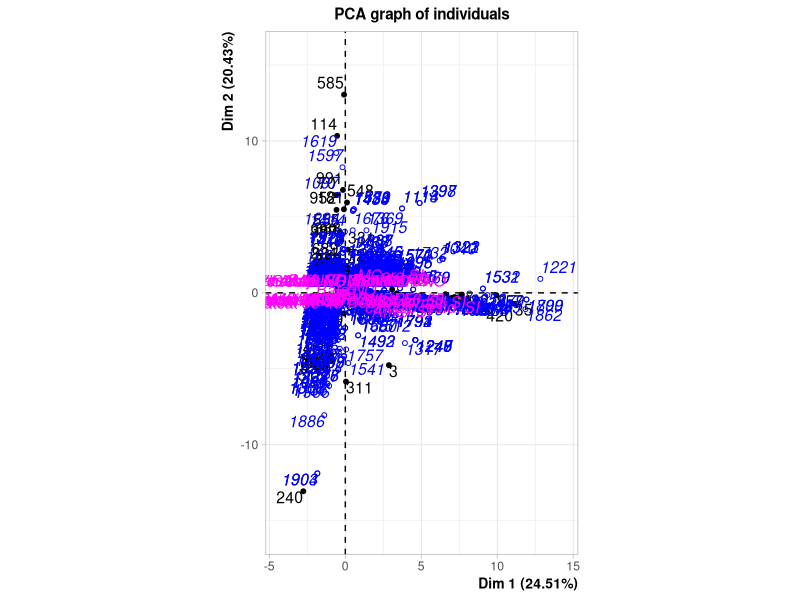
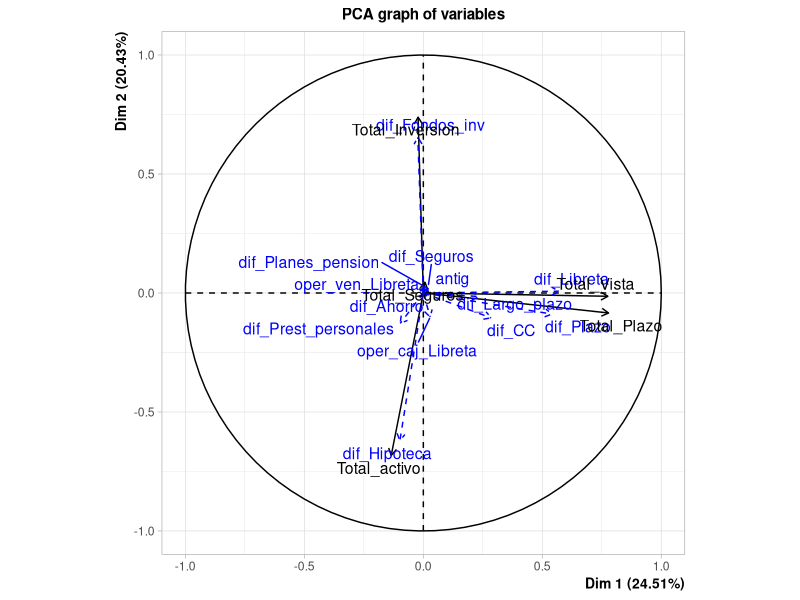
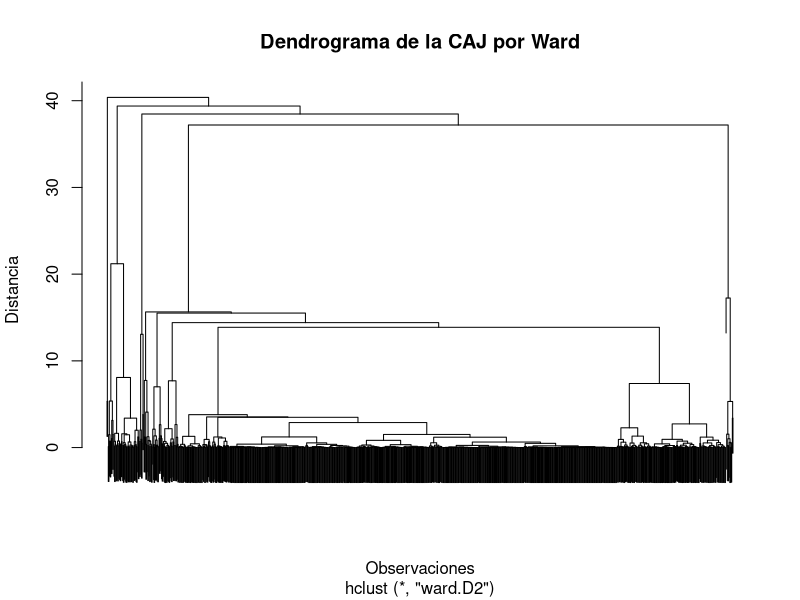
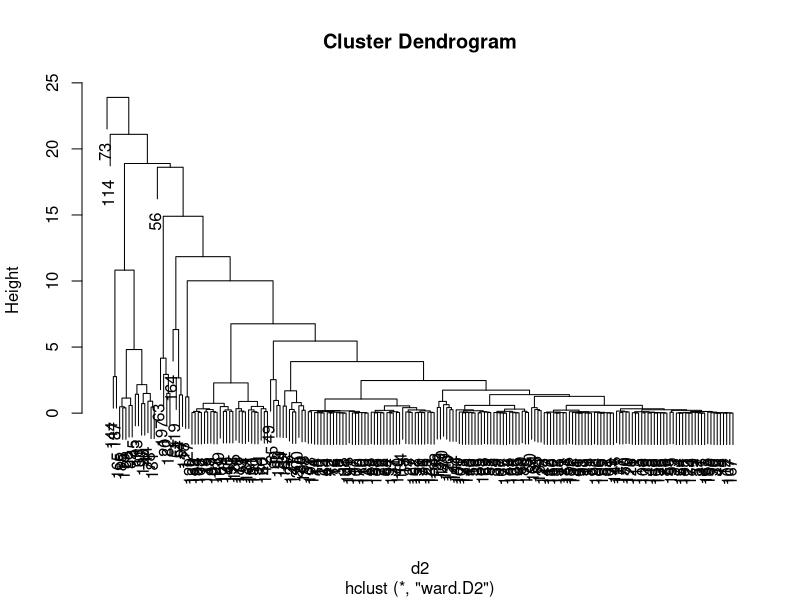
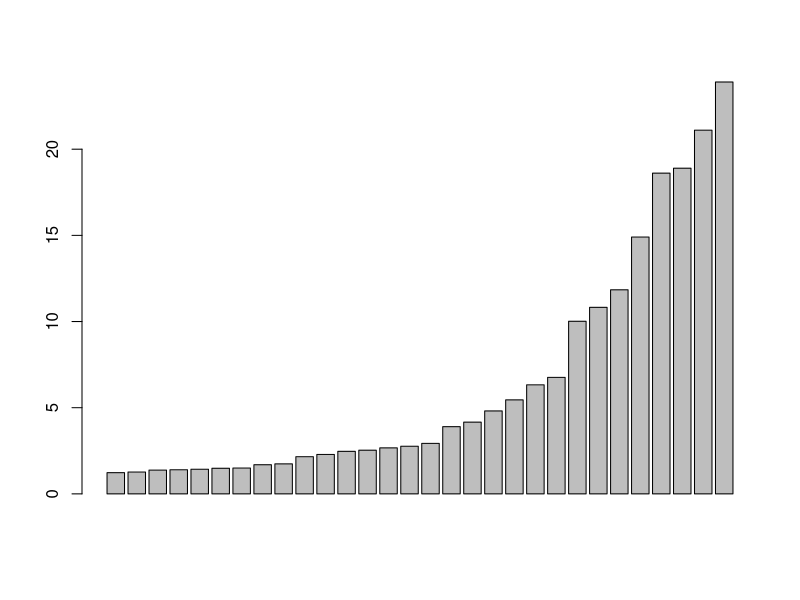
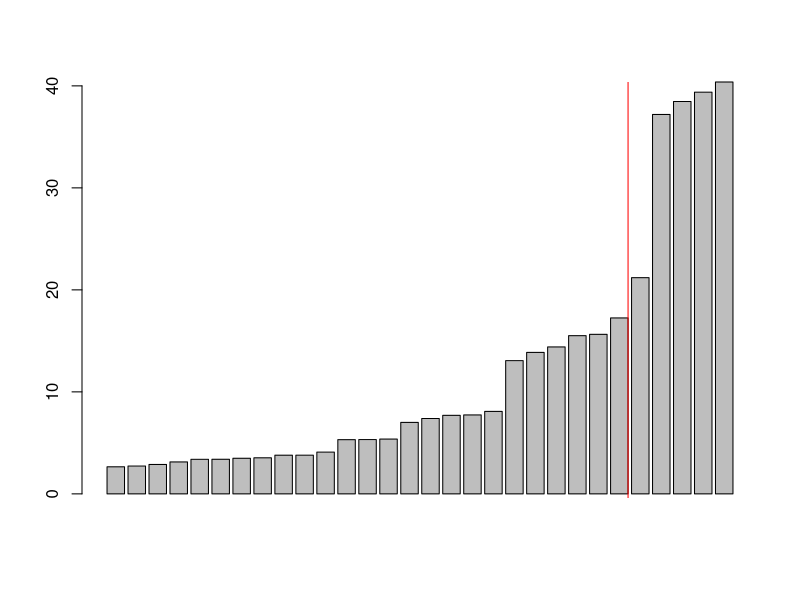
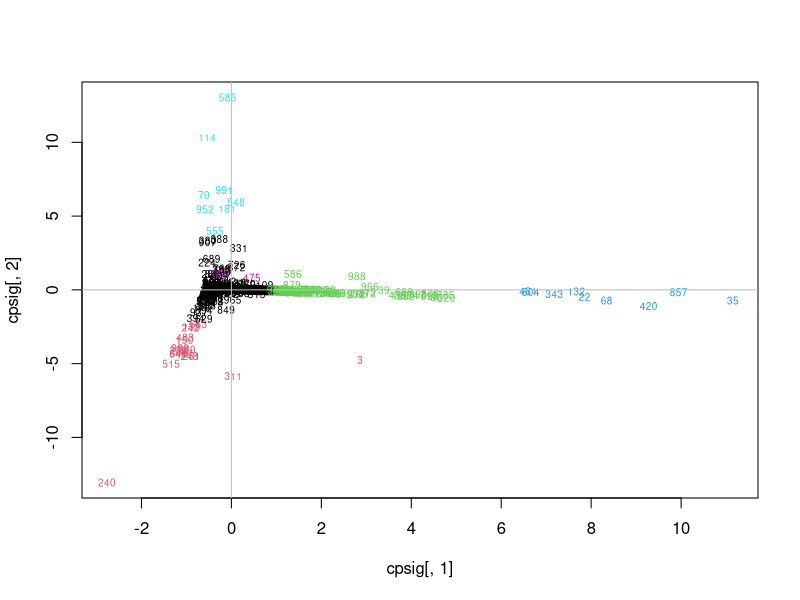
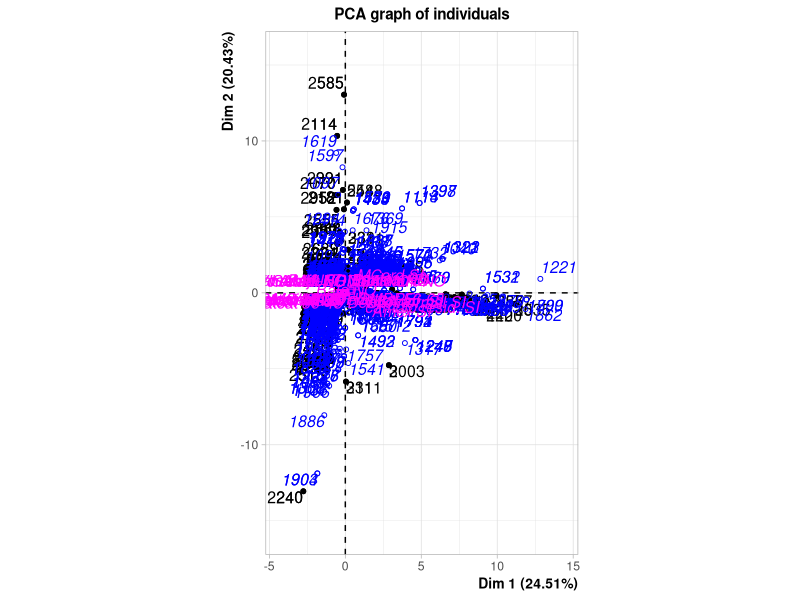

The R script that drew these images, in order:
## ---- chunk 1
library(ggplot2)
library(reshape2)
library(tidyr)
library(dplyr)
library(GGally)
library(stats)
library(cluster)
library(FactoMineR)
## ---- chunk 2
data = read.table("_repository/churn.txt",header=T)
data$sexo[data$sexo == 'No informado'] = 'MUJER'
data$Nomina = replace(data$Nomina, is.na(data$Nomina), 'Nomina NO')
data$Pension = replace(data$Pension, is.na(data$Pension), 'Pension NO')
data$Debito_aff = replace(data$Debito_aff, is.na(data$Debito_aff), 'Debito aff. NO')
data$VISA = replace(data$VISA, is.na(data$VISA), 'VISA NO')
data$MCard = replace(data$MCard, is.na(data$MCard), 'MCard NO')
index_SiBaja = which(data$Baja == 'Baja SI')
## ---- chunk 3
options(ggrepel.max.overlaps = Inf)
nd = 4
cp = PCA(data,ncp=nd , quanti.sup = c(4,19:30), quali.sup = c(1:3,5:12,18), ind.sup = index_SiBaja)

cpsig = cp$ind$coord

## ---- chunk 4

dist.cpsig = dist(cpsig)

cp.hclust = hclust(dist.cpsig, method = "ward.D2")
  plot(cp.hclust, main = "Dendrograma de la CAJ por Ward", xlab = "Observaciones", ylab = "Distancia", cex = 0.001)
## ---- chunk 5
n1 = 200
k1 = kmeans(cpsig, n1)
freq = k1$size
d2 = dist(k1$centers)
h2 = hclust(d2, method = 'ward.D2', members = freq)

plot(h2)
barplot(h2$height[(n1-30):(n1-1)])
## ---- chunk 6
datNo = filter(data, data$Baja == 'Baja NO')
dataHeight = nrow(datNo)

barplot(cp.hclust$height[((dataHeight-30):(dataHeight-1))])
abline(v=30, col='red')

nc = 5+1
## ---- chunk 7

cut6 = cutree(cp.hclust, nc)
table(cut6)

cdg.nc = aggregate(as.data.frame(cpsig), list(cut6), mean)[,2:(nd+1)]

print(cdg.nc)

Bss = sum(rowSums(cdg.nc^2)*as.numeric(table(cut6)))
Tss = sum(cpsig^2)

calidad = (100*Bss/Tss)


print(paste(str("CALIDAD DEL CORTE DEL ARBOL JERARQUICO:") + str(calidad)))
## ---- chunk 8

k6 = kmeans(cpsig,centers = cdg.nc)
k6$size
## ---- chunk 9
calidad_cons = 100*k6$betweenss/k6$totss

print(paste(str("CALIDAD DEL CORTE DEL ARBOL JERARQUICO CONSOLIDADO:") + str(calidad_cons)))

## ---- chunk 10
plot(cpsig[,1], cpsig[,2], type = 'n')
text(cpsig[,1], cpsig[,2], col = k6$cluster, cex = 0.6)
abline(h=0, v=0, col='gray')
## ---- chunk 11
catdes(cbind(as.factor(k6$cluster),data),num.var=1,proba=0.001)
## ---- chunk 12
dataTot =  rbind(data,datNo)
pc = PCA(dataTot,ncp=nd , quanti.sup = c(4,19:30), quali.sup = c(1:3,5:12,18), ind.sup = index_SiBaja)
library(class)
pred_sup = knn1(k6$centers, pc$ind.sup$coord, cl=c("c1","c2","c3","c4","c5","c6"))
pred_sup

## ---- chunk 13
